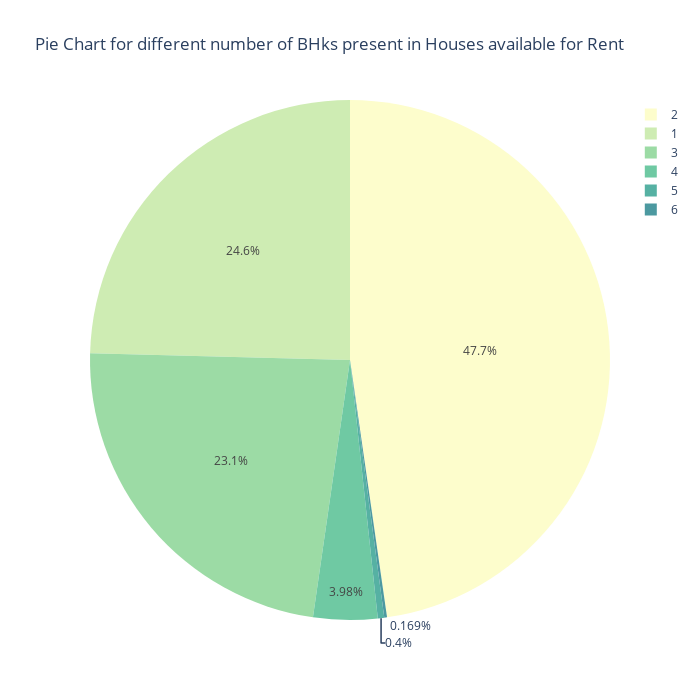

This figure's notebook cell:
### Code cell
'''Checking BHK'''

fig, ax =  plt.subplots(figsize=(12,8))
ax = sns.countplot(x='BHK', data=df)
for container in ax.containers:
    ax.bar_label(container)
plt.title("Frequency of different number of BHKs present in Houses available for Rent", fontsize=15)
plt.show()

fig = px.pie(df, names='BHK', height=700, width=700, color_discrete_sequence=px.colors.sequential.deep,
                title='Pie Chart for different number of BHks present in Houses available for Rent')
#fig.update_traces(textfont_size=15)
fig.show()

### Figure 1 — Plotly figure (JSON) as saved in the notebook; plotly's stock layout.template omitted (floating-point values rounded to 4 significant figures; data arrays with more than 128 entries replaced by an {"elided": "..."} marker saying what was removed)
{"data": [{"domain": {"x": [0, 1], "y": [0, 1]}, "hovertemplate": "BHK=%{label}<extra></extra>", "labels": {"elided": "4746 int values"}, "legendgroup": "", "name": "", "showlegend": true, "type": "pie"}], "layout": {"height": 700, "legend": {"tracegroupgap": 0}, "piecolorway": ["rgb(253, 253, 204)", "rgb(206, 236, 179)", "rgb(156, 219, 165)", "rgb(111, 201, 163)", "rgb(86, 177, 163)", "rgb(76, 153, 160)", "rgb(68, 130, 155)", "rgb(62, 108, 150)", "rgb(62, 82, 143)", "rgb(64, 60, 115)", "rgb(54, 43, 77)", "rgb(39, 26, 44)"], "title": {"text": "Pie Chart for different number of BHks present in Houses available for Rent"}, "width": 700}}
